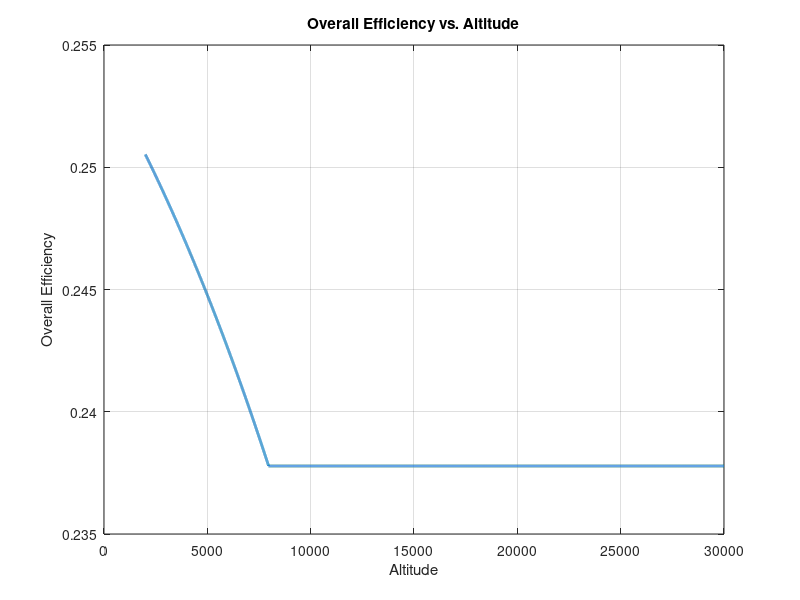
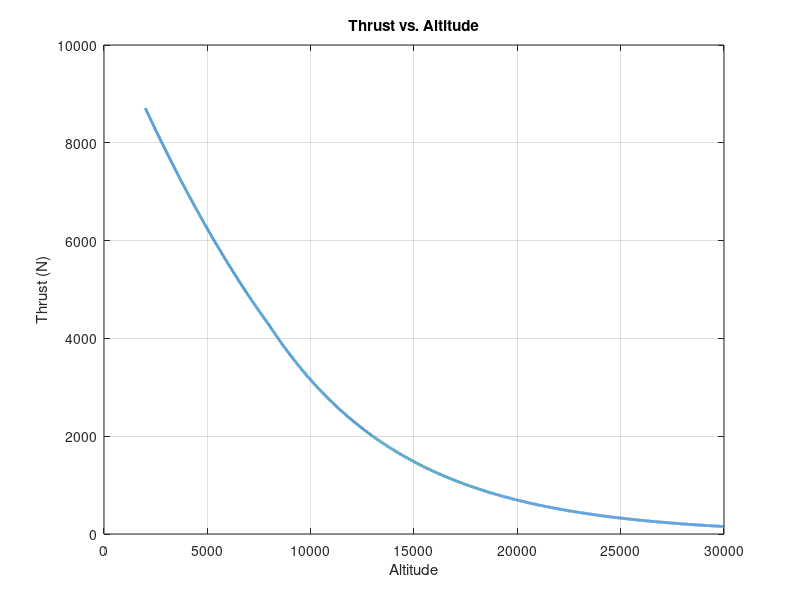
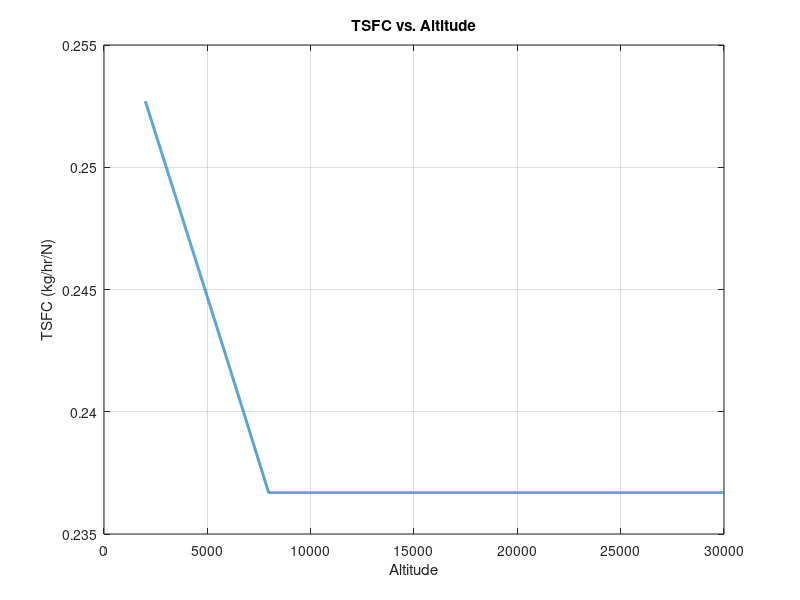

Recreate these plots in MATLAB, in order.

clc; clear; clear all;

% Initialize altitude number range
z_range=2000:1:30000; 

% Preallocate arrays for results
overall_efficiency_results = zeros(size(z_range));
thrust_results = zeros(size(z_range));
TSFC_results = zeros(size(z_range));

for idx = 1:length(z_range)
    % Set M1 for this iteration
   % M1 = M1_range(idx);

    %% module 1
    % Constants
    gamma = 1.4; % Specific heat ratio
    R = 286.9; % Specific gas constant in J/(kg*K)
    z_star = 8404; % Scale height in meters
    T_s = 288.0; % Standard temperature at sea level in Kelvin
    p_s = 101.3; % Standard pressure at sea level in kPa

    M1=2.4;
    % Input Parameters
    z = z_range(idx);

    % Calculate T and P for each altitude
    if z < 7958 % Within the troposphere
        T1 = T_s * (1 - (((gamma - 1) / gamma) * (z / z_star)));
        p1 = p_s * ((1 - (((gamma - 1) / gamma) * (z / z_star)))^(gamma / (gamma - 1)));
    else % In the tropopause
        T1 = 210.0; % Constant temperature in tropopause
        p1 = 33.6 * exp(-(z - 7958) / 6605);
    end

    % Total-to-static relations
    Tt1 = T1 * (1 + (gamma - 1) / 2 * M1^2);
    pt1 = p1 * (1 + (gamma - 1) / 2 * M1^2)^(gamma / (gamma - 1));

    % Sound speed and velocity
    a1 = sqrt(gamma * R * T1);
    V1 = M1 * a1;

    %% module 2
    gamma = 1.4; % Specific heat ratio
    eta_d = 0.92; % Inlet/diffuser efficiency
    M2 = 0.15;

    Tt2 = Tt1;
    T2 = Tt2 / (1 + (gamma - 1) / 2 * M2^2);
    pt2 = p1 * (1 + (eta_d * (gamma - 1) / 2) * M1^2)^(gamma / (gamma - 1));
    p2 = pt2 / (1 + (gamma - 1) / 2 * M2^2)^(gamma / (gamma - 1));

    %% module 3
    gamma = 1.3; % Changed after the combustor
    Tt3_max = 2400;

    % Choking check
    Tt3_choked = Tt2 * (1 / (2 * (gamma + 1))) * ...
        ((1 / (M2^2) * ((1 + gamma * M2^2)^2))) * ...
        ((1 + (((gamma - 1) / 2) * M2^2)))^(-1);

    if Tt3_choked < Tt3_max
        Tt3 = Tt3_choked;
        M3 = 1;
    else
        Tt3 = Tt3_max;
        C = (Tt3 / Tt2) * ((1 + (gamma - 1) / 2 * M2^2) / ((1 + gamma * M2^2)^2)) * M2^2;
        a = C * (gamma^2) - ((gamma - 1) / 2);
        b = 2 * C * gamma - 1;
        c = C;
        M3_roots = roots([a, b, c]);
        M3_squared = M3_roots(M3_roots > 0 & M3_roots < 2);
        M3 = sqrt(M3_squared);
    end

    q23 = 986 * (Tt3 - Tt2) + 0.5 * 0.179 * (Tt3^2 - Tt2^2);
    T3 = Tt3 ./ (1 + (gamma - 1) ./ 2 * M3.^2);
    p3 = p2;
    pt3 = p3 * ((1 + (gamma - 1) / 2 * M3.^2).^(gamma / (gamma - 1)));

    %% module 4
    Ae = 0.015;
    eta_n = 0.94;
    Tte = Tt3;

    test_M = sqrt(2 / (gamma - 1)) * sqrt((eta_n * ...
        ((1 - (p1 / pt3).^((gamma - 1) / gamma))) / ...
        (1 - eta_n * (1 - (p1 / pt3).^((gamma - 1) / gamma)))));

    if test_M < 1
        Me = test_M;
        pe = p1;
    else
        Me = 1;
        pe = pt3 * (1 - (1 / eta_n) * (gamma - 1) / (gamma + 1))^(gamma / (gamma - 1));
    end

    Te = Tte / (1 + (gamma - 1) / 2 * Me^2);
    ae = sqrt(gamma * R * Te);
    Ve = Me * ae;
    rho_e = pe * 1000 / (R * Te);
    m_dot_e = rho_e * Ve * Ae;

    %% module 6
    g0 = 9.81;
    m_dot_i = m_dot_e / (1 + q23 / 43.2e6);
    m_dot_f = m_dot_e - m_dot_i;
    f = m_dot_f / m_dot_i;
    jet_thrust = m_dot_i .* (1 + f) .* Ve - m_dot_i .* V1;
    pressure_thrust = (pe - p1) * 1000 * Ae;
    total_thrust = jet_thrust + pressure_thrust;
    Veq = Ve + ((pe - p1) * 1000 * Ae / m_dot_e);
    TSFC = (m_dot_f ./ total_thrust) * 3600;
    thermal_efficiency = (m_dot_e .* Veq^2 ./ 2 - m_dot_i .* V1^2 ./ 2) ./ (m_dot_i .* q23);
    propulsive_efficiency = 2 ./ (1 + (Veq ./ V1));
    overall_efficiency = thermal_efficiency * propulsive_efficiency;

    %% Store results
    overall_efficiency_results(idx) = overall_efficiency;
    thrust_results(idx) = total_thrust;
    TSFC_results(idx) = TSFC;
end

%% Plot the results
figure;
plot(z_range, overall_efficiency_results, 'LineWidth', 2);
xlabel('Altitude');
ylabel('Overall Efficiency');
title('Overall Efficiency vs. Altitude');
grid on;

figure;
plot(z_range, thrust_results, 'LineWidth', 2);
xlabel('Altitude');
ylabel('Thrust (N)');
title('Thrust vs. Altitude');
grid on;

figure;
plot(z_range, TSFC_results, 'LineWidth', 2);
xlabel('Altitude');
ylabel('TSFC (kg/hr/N)');
title('TSFC vs. Altitude');
grid on;
